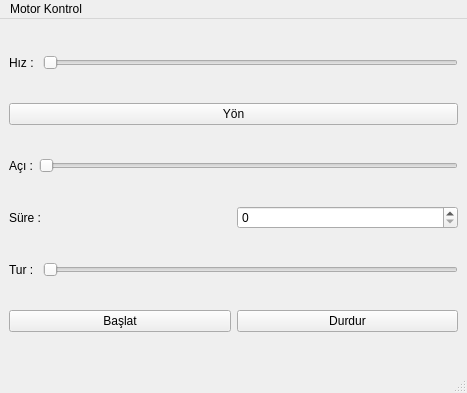
<?xml version="1.0" encoding="UTF-8"?>
<ui version="4.0">
 <class>MainWindow</class>
 <widget class="QMainWindow" name="MainWindow">
  <property name="geometry">
   <rect>
    <x>0</x>
    <y>0</y>
    <width>467</width>
    <height>393</height>
   </rect>
  </property>
  <property name="windowTitle">
   <string>MainWindow</string>
  </property>
  <widget class="QWidget" name="centralwidget">
   <layout class="QVBoxLayout" name="verticalLayout">
    <item>
     <layout class="QHBoxLayout" name="horizontalLayout">
      <item>
       <widget class="QLabel" name="label_speed">
        <property name="text">
         <string>Hız : </string>
        </property>
       </widget>
      </item>
      <item>
       <widget class="QSlider" name="horizontalSlider_speed">
        <property name="maximum">
         <number>100</number>
        </property>
        <property name="orientation">
         <enum>Qt::Orientation::Horizontal</enum>
        </property>
       </widget>
      </item>
     </layout>
    </item>
    <item>
     <widget class="QPushButton" name="pushButton_direction">
      <property name="text">
       <string>Yön</string>
      </property>
     </widget>
    </item>
    <item>
     <layout class="QHBoxLayout" name="horizontalLayout_2">
      <item>
       <widget class="QLabel" name="label_angle">
        <property name="text">
         <string>Açı :</string>
        </property>
       </widget>
      </item>
      <item>
       <widget class="QSlider" name="horizontalSlider_angle">
        <property name="orientation">
         <enum>Qt::Orientation::Horizontal</enum>
        </property>
       </widget>
      </item>
     </layout>
    </item>
    <item>
     <layout class="QHBoxLayout" name="horizontalLayout_3">
      <item>
       <widget class="QLabel" name="label_duration">
        <property name="text">
         <string>Süre :</string>
        </property>
       </widget>
      </item>
      <item>
       <widget class="QSpinBox" name="spinBox_duration"/>
      </item>
     </layout>
    </item>
    <item>
     <layout class="QHBoxLayout" name="horizontalLayout_4">
      <item>
       <widget class="QLabel" name="label_turns">
        <property name="text">
         <string>Tur : </string>
        </property>
       </widget>
      </item>
      <item>
       <widget class="QSlider" name="horizontalSlider_turns">
        <property name="orientation">
         <enum>Qt::Orientation::Horizontal</enum>
        </property>
       </widget>
      </item>
     </layout>
    </item>
    <item>
     <layout class="QHBoxLayout" name="horizontalLayout_5">
      <item>
       <widget class="QPushButton" name="pushButton_start">
        <property name="text">
         <string>Başlat</string>
        </property>
       </widget>
      </item>
      <item>
       <widget class="QPushButton" name="pushButton_stop">
        <property name="text">
         <string>Durdur</string>
        </property>
       </widget>
      </item>
     </layout>
    </item>
   </layout>
  </widget>
  <widget class="QMenuBar" name="menubar">
   <property name="geometry">
    <rect>
     <x>0</x>
     <y>0</y>
     <width>467</width>
     <height>25</height>
    </rect>
   </property>
   <widget class="QMenu" name="menuMotor_Kontrol">
    <property name="title">
     <string>Motor Kontrol</string>
    </property>
   </widget>
   <addaction name="menuMotor_Kontrol"/>
  </widget>
  <widget class="QStatusBar" name="statusbar"/>
 </widget>
 <resources/>
 <connections>
  <connection>
   <sender>pushButton_start</sender>
   <signal>clicked()</signal>
   <receiver>pushButton_start</receiver>
   <slot>click()</slot>
   <hints>
    <hint type="sourcelabel">
     <x>139</x>
     <y>333</y>
    </hint>
    <hint type="destinationlabel">
     <x>141</x>
     <y>334</y>
    </hint>
   </hints>
  </connection>
 </connections>
</ui>
